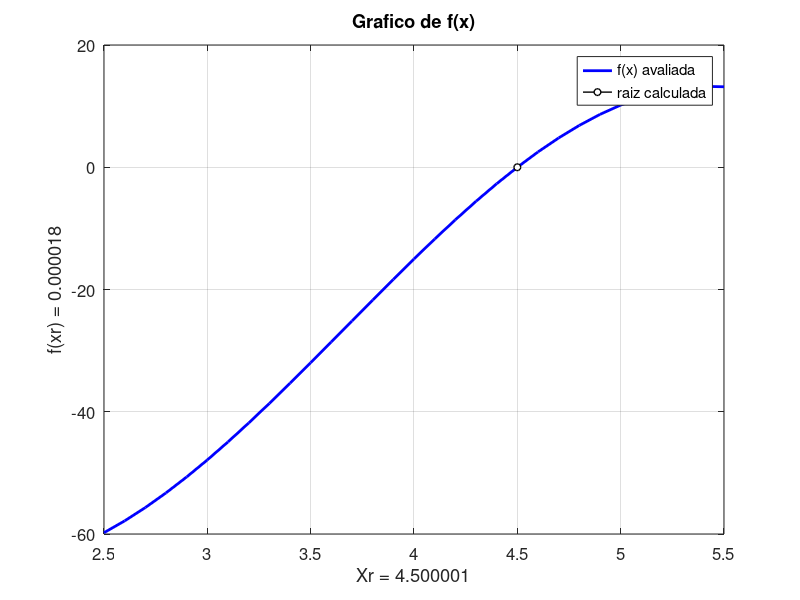
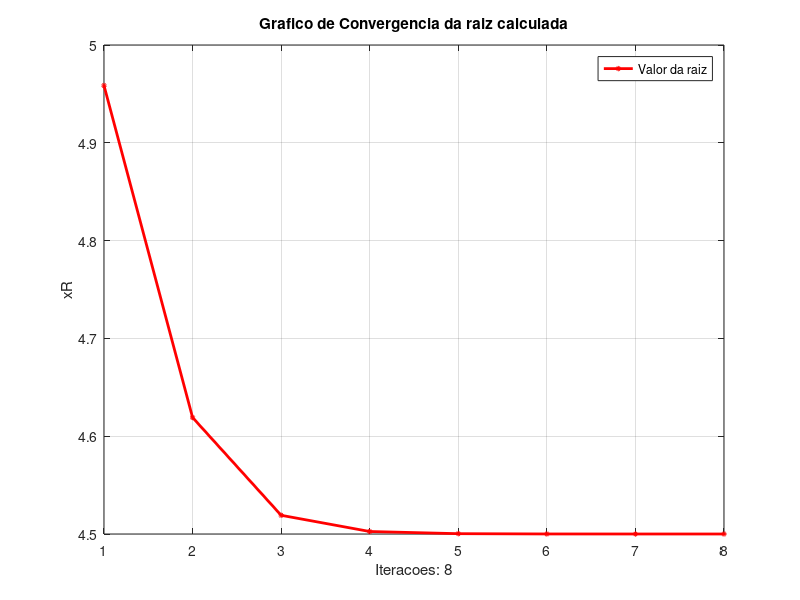
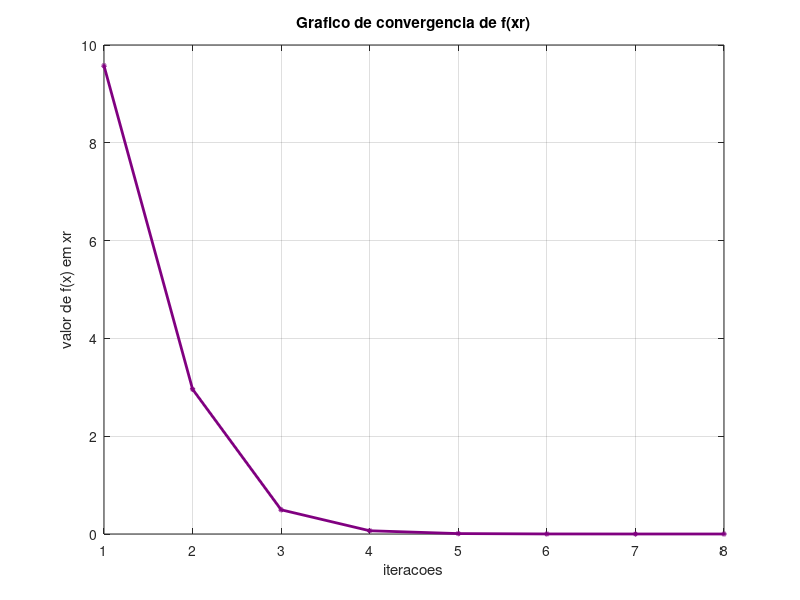

These charts were generated, in order, by the following MATLAB code:
function List1Exercise9() #main
  clc;
 #Initializing values
  xI   = 2.5;
  xU   = 5.5;
  max  = 1000;
  tol = 1e-5;
  [dadosX, dadosY] = metodoDaFalsaPosicao(xI, xU, max, tol);
  printf('Colunas do grafico:');
  for i = 1:length(dadosX)
   printf('\nX = %.6f', dadosX(i));
   printf('  Y = %.6f', dadosY(i));
  endfor
  printf('\nQuantidade de iteracoes necessarias: %d\n', i);
  plotaGrafico(dadosX, dadosY,xI, xU, tol);
endfunction

#Calculate f(X)
function y = f(x)
    y = sin(x/2) .* (x - 9/2) .* (x + 29);
endfunction

#False position method
function [dadosX, dadosY] = metodoDaFalsaPosicao(xI, xU, max, tol)
  dadosX    = zeros(1, max);
  dadosY    = zeros(1, max);
  xrVelho   = inf;
  contU     = 0;
  contI     = 0;

  for i = 1: max
   fxI  = f(xI);
   fxU  = f(xU);
   xR   = xU - (fxU * (xI - xU)) / (fxI - fxU);
   fxR  = f(xR);
   eA   = abs(xR - xrVelho);
   dadosX(i) = xR;
   dadosY(i) = fxR;
    if fxI * fxR > 0
       xI = xR;
       contU  = 0;
       contI += 1;
       if contI > 1
         fxI = fxI / 2; #if xI stuck, force to reduce itself
       endif
     else
       xU = xR;
       contI = 0;
       contU += 1;
        if contU > 1
         fxU = fxU / 2; #if xU stuck, force to reduce itself
        endif
     endif
    if eA <= tol
      dadosX = dadosX(1:i);
      dadosY = dadosY(1:i); #remove empty spaces by truncating the vector
      break;
    endif
    xrVelho = xR;
  endfor

endfunction

# Show the graph of f(x) and tangent lines of the false position method
function plotaGrafico(dadosX, dadosY, xI, xU, tol)
  figure(1);
  qtdeFramesG = length(dadosX);
  x = xI:0.1:xU;
  for cont = 1: qtdeFramesG
   clf;
   p1 = plot(x, f(x), 'linewidth', 2, 'color', [0 0 1]);
   hold on;
   p2 = plot(dadosX(cont), dadosY(cont), 'linewidth', 1, 'color', [0 0 0], 'marker',
   'o', 'markersize', 5, 'markerfacecolor', [1 1 1]);
   set(gca, 'fontsize', 12);
   xlabel(sprintf('Xr = %.6f', dadosX(cont)));
   ylabel(sprintf('f(xr) = %.6f', dadosY(cont)));
   legend([p1, p2], {'f(x) avaliada', 'raiz calculada'});
   title(sprintf('Grafico de f(x)'));
   grid on;
   pause(0.9);
  endfor
  #plot convergence graph
  figure(2);
  clf;
  i = 1:length(dadosX);
  e = plot(i, dadosX, 'r-o', 'linewidth', 2, 'markersize', 2);
  title('Grafico de Convergencia da raiz calculada');
  xlabel(sprintf('Iteracoes: %d', i(end)));
  ylabel('xR');
  legend(e,{'Valor da raiz'});
  grid on;

  figure(3);
  clf
  fx = plot(i, dadosY, '-o', 'color', [0.5 0 0.5], 'linewidth', 2, 'markersize', 2);
  title('Grafico de convergencia de f(xr)');
  xlabel('iteracoes');
  ylabel('valor de f(x) em xr');
  grid on;
endfunction
